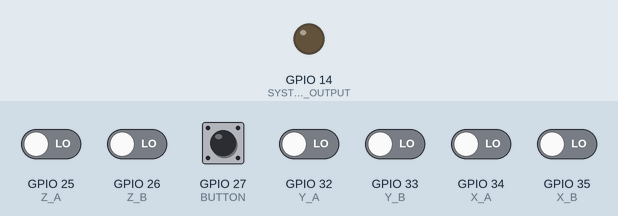
A program run on a simulated ESP32. Parts: output pins drawn as LEDs (lit = HIGH). The inputs (shaded band) are chosen by the test bench; at power-on: GPIO 25 (Z_A), GPIO 26 (Z_B), GPIO 27 (BUTTON), GPIO 32 (Y_A), GPIO 33 (Y_B), GPIO 34 (X_A), GPIO 35 (X_B) LOW.

Above: at 1.2 s.
1.3 s: GPIO 27 (BUTTON) pulled HIGH for 0.15 s
At 2.1 s:
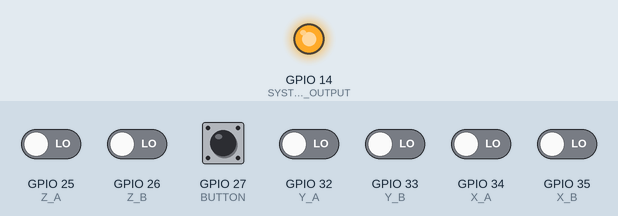
7.4 s: GPIO 27 (BUTTON) pulled HIGH for 1 s
At 7.9 s:
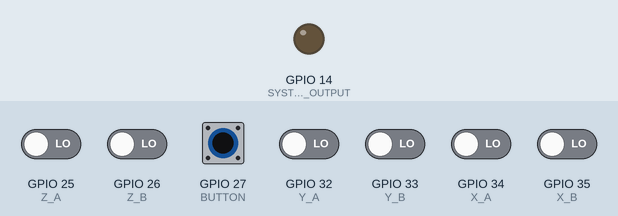
Timing chart, 0 to 10.4 s (numbered marks = the images above; inputs shaded):
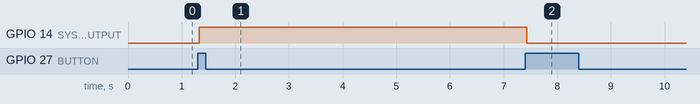

Measured:
- after the input at 1.3 s, GPIO 14 (SYSTEM_OUTPUT): LOW → HIGH at once
- after the input at 7.4 s, GPIO 14 (SYSTEM_OUTPUT): HIGH → LOW at once

The program:

main.cpp
```cpp
#include <Arduino.h>


// ---------------- PIN MAP ----------------
#define X_A 34
#define X_B 35

#define Y_A 32
#define Y_B 33

#define Z_A 25
#define Z_B 26

#define BUTTON 27
#define SYSTEM_OUTPUT 14    // HIGH when system is ON


// -------------------------------------------------------
// Encoder struct (must appear BEFORE updateEncoder())
// -------------------------------------------------------
struct Encoder {
  uint8_t prevState;
  unsigned long lastTime;
  unsigned long interval;

  uint8_t speedBuf[5];  // last 5 samples: 1 = FAST, 0 = SLOW
  uint8_t bufIndex;
};

Encoder encX, encY, encZ;


// -------------------------------------------------------
// Quadrature encoder handler (no position tracking)
// -------------------------------------------------------
void updateEncoder(Encoder &enc, uint8_t A, uint8_t B, const char *axisName) {

  uint8_t a = digitalRead(A);
  uint8_t b = digitalRead(B);
  uint8_t state = (a << 1) | b;

  if (state != enc.prevState) {
    unsigned long now = micros();
    enc.interval = now - enc.lastTime;
    enc.lastTime = now;

    int8_t direction = 0;

    // Quadrature decoding
    if ((enc.prevState == 0b00 && state == 0b01) ||
        (enc.prevState == 0b01 && state == 0b11) ||
        (enc.prevState == 0b11 && state == 0b10) ||
        (enc.prevState == 0b10 && state == 0b00)) {
      direction = 1;   // CW
    }
    else if ((enc.prevState == 0b00 && state == 0b10) ||
             (enc.prevState == 0b10 && state == 0b11) ||
             (enc.prevState == 0b11 && state == 0b01) ||
             (enc.prevState == 0b01 && state == 0b00)) {
      direction = -1;  // CCW
    }

    enc.prevState = state;

    if (direction != 0 && enc.interval > 0) {
      float speed = 1e6f / enc.interval;
      uint8_t isFast = (speed > 1000) ? 1 : 0;

      // ----- Smooth speed using last 5 samples -----
      enc.speedBuf[enc.bufIndex] = isFast;
      enc.bufIndex = (enc.bufIndex + 1) % 5;

      uint8_t sum = 0;
      for (int i = 0; i < 5; i++)
        sum += enc.speedBuf[i];

      bool smoothedFast = (sum >= 3);  // majority vote

      // ----- Direction output rules -----
      char sign;
      if (axisName[0] == 'Z') {
        // Z: CCW = negative
        sign = (direction == -1) ? '-' : '+';
      } else {
        // X and Y: CW = negative
        sign = (direction == 1) ? '-' : '+';
      }

      Serial.print(axisName);
      Serial.print("  Dir: ");
      Serial.print(sign);
      Serial.print("\tSpeed: ");
      Serial.println(smoothedFast ? "FAST" : "SLOW");
    }
  }
}


// -------------------------------------------------------
// TOGGLE BUTTON VARIABLES
// -------------------------------------------------------
bool systemOn = false;
bool lastButtonState = LOW;
unsigned long lastDebounceTime = 0;
const unsigned long debounceDelay = 30;   // ms


// -------------------------------------------------------
// SETUP
// -------------------------------------------------------
void setup() {
  Serial.begin(115200);

  pinMode(X_A, INPUT);
  pinMode(X_B, INPUT);
  pinMode(Y_A, INPUT);
  pinMode(Y_B, INPUT);
  pinMode(Z_A, INPUT);
  pinMode(Z_B, INPUT);

  pinMode(BUTTON, INPUT);
  pinMode(SYSTEM_OUTPUT, OUTPUT);

  encX.prevState = (digitalRead(X_A) << 1) | digitalRead(X_B);
  encY.prevState = (digitalRead(Y_A) << 1) | digitalRead(Y_B);
  encZ.prevState = (digitalRead(Z_A) << 1) | digitalRead(Z_B);

  memset(encX.speedBuf, 0, 5);
  memset(encY.speedBuf, 0, 5);
  memset(encZ.speedBuf, 0, 5);

  digitalWrite(SYSTEM_OUTPUT, LOW);  // start OFF
}


// -------------------------------------------------------
// LOOP
// -------------------------------------------------------
void loop() {

  // ----------- Button toggle ON/OFF with debounce ----------
  bool reading = digitalRead(BUTTON);

  if (reading != lastButtonState)
    lastDebounceTime = millis();

  if ((millis() - lastDebounceTime) > debounceDelay) {
    static bool lastStableState = LOW;
    if (reading == HIGH && lastStableState == LOW) {
      systemOn = !systemOn;
      digitalWrite(SYSTEM_OUTPUT, systemOn ? HIGH : LOW);
    }
    lastStableState = reading;
  }

  lastButtonState = reading;


  // ----------- Only read encoders when ON -----------------
  if (systemOn) {
    updateEncoder(encX, X_A, X_B, "X");
    updateEncoder(encY, Y_A, Y_B, "Y");
    updateEncoder(encZ, Z_A, Z_B, "Z");
  }
}
```
